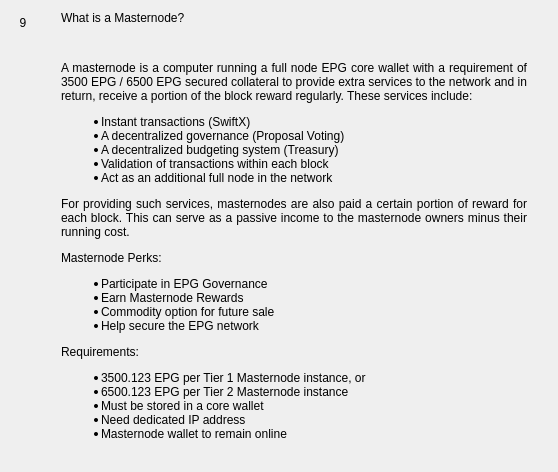
                  <widget class="QWidget" name="widgetFaq9" native="true">
                   <layout class="QHBoxLayout" name="horizontalpage_9" stretch="0,1">
                    <item alignment="Qt::AlignTop">
                     <widget class="QLabel" name="labelNumber9">
                      <property name="minimumSize">
                       <size>
                        <width>24</width>
                        <height>24</height>
                       </size>
                      </property>
                      <property name="maximumSize">
                       <size>
                        <width>16777215</width>
                        <height>24</height>
                       </size>
                      </property>
                      <property name="text">
                       <string>9</string>
                      </property>
                      <property name="alignment">
                       <set>Qt::AlignCenter</set>
                      </property>
                     </widget>
                    </item>
                    <item>
                     <layout class="QVBoxLayout" name="verticalLayoutpage_9">
                      <property name="leftMargin">
                       <number>20</number>
                      </property>
                      <property name="rightMargin">
                       <number>20</number>
                      </property>
                      <item>
                       <widget class="QLabel" name="labelSubtitle9">
                        <property name="text">
                         <string>What is a Masternode?</string>
                        </property>
                        <property name="wordWrap">
                         <bool>true</bool>
                        </property>
                       </widget>
                      </item>
                      <item>
                       <spacer name="verticalSpacer_90">
                        <property name="orientation">
                         <enum>Qt::Vertical</enum>
                        </property>
                        <property name="sizeType">
                         <enum>QSizePolicy::Fixed</enum>
                        </property>
                        <property name="sizeHint" stdset="0">
                         <size>
                          <width>20</width>
                          <height>30</height>
                         </size>
                        </property>
                       </spacer>
                      </item>
                      <item>
                       <widget class="QLabel" name="labelContent9">
                        <property name="text">
                         <string>
                           &lt;html&gt;&lt;head/&gt;&lt;body&gt;&lt;p align=&quot;justify&quot;&gt;
                           A masternode is a computer running a full node EPG core wallet with a
                           requirement of 3500 EPG / 6500 EPG secured collateral to provide extra services
                           to the network and in return, receive a portion of the block reward
                           regularly.  These services include:
                           &lt;/p&gt;&lt;p align=&quot;justify&quot;&gt;

                           &lt;ul&gt;
                           &lt;li&gt;Instant transactions (SwiftX)&lt;/li&gt;
                           &lt;li&gt;A decentralized governance (Proposal Voting)&lt;/li&gt;
                           &lt;li&gt;A decentralized budgeting system (Treasury)&lt;/li&gt;
                           &lt;li&gt;Validation of transactions within each block&lt;/li&gt;
                           &lt;li&gt;Act as an additional full node in the network&lt;/li&gt;
                           &lt;/ul&gt;

                           &lt;/p&gt;&lt;p align=&quot;justify&quot;&gt;
                           For providing such services, masternodes are also paid a certain portion
                           of reward for each block. This can serve as a passive income to the
                           masternode owners minus their running cost.
                           &lt;/p&gt;&lt;p align=&quot;justify&quot;&gt;

                           Masternode Perks:
                           &lt;/p&gt;&lt;p align=&quot;justify&quot;&gt;
                           &lt;ul&gt;
                           &lt;li&gt;Participate in EPG Governance&lt;/li&gt;
                           &lt;li&gt;Earn Masternode Rewards&lt;/li&gt;
                           &lt;li&gt;Commodity option for future sale&lt;/li&gt;
                           &lt;li&gt;Help secure the EPG network&lt;/li&gt;
                           &lt;/ul&gt;
                           &lt;/p&gt;&lt;p align=&quot;justify&quot;&gt;

                           Requirements:
                           &lt;/p&gt;&lt;p align=&quot;justify&quot;&gt;
                           &lt;ul&gt;
                           &lt;li&gt;3500.123 EPG per Tier 1 Masternode instance, or&lt;/li&gt;
                           &lt;li&gt;6500.123 EPG per Tier 2 Masternode instance&lt;/li&gt;
                           &lt;li&gt;Must be stored in a core wallet&lt;/li&gt;
                           &lt;li&gt;Need dedicated IP address&lt;/li&gt;
                           &lt;li&gt;Masternode wallet to remain online&lt;/li&gt;
                           &lt;/ul&gt;
                           &lt;/p&gt;&lt;/body&gt;&lt;/html&gt;
                         </string>
                        </property>
                        <property name="alignment">
                         <set>Qt::AlignLeading|Qt::AlignLeft|Qt::AlignTop</set>
                        </property>
                        <property name="wordWrap">
                         <bool>true</bool>
                        </property>
                       </widget>
                      </item>
                      <item>
                       <spacer name="verticalSpacer_91">
                        <property name="orientation">
                         <enum>Qt::Vertical</enum>
                        </property>
                        <property name="sizeHint" stdset="0">
                         <size>
                          <width>20</width>
                          <height>20</height>
                         </size>
                        </property>
                       </spacer>
                      </item>
                     </layout>
                    </item>
                   </layout>
                  </widget>
